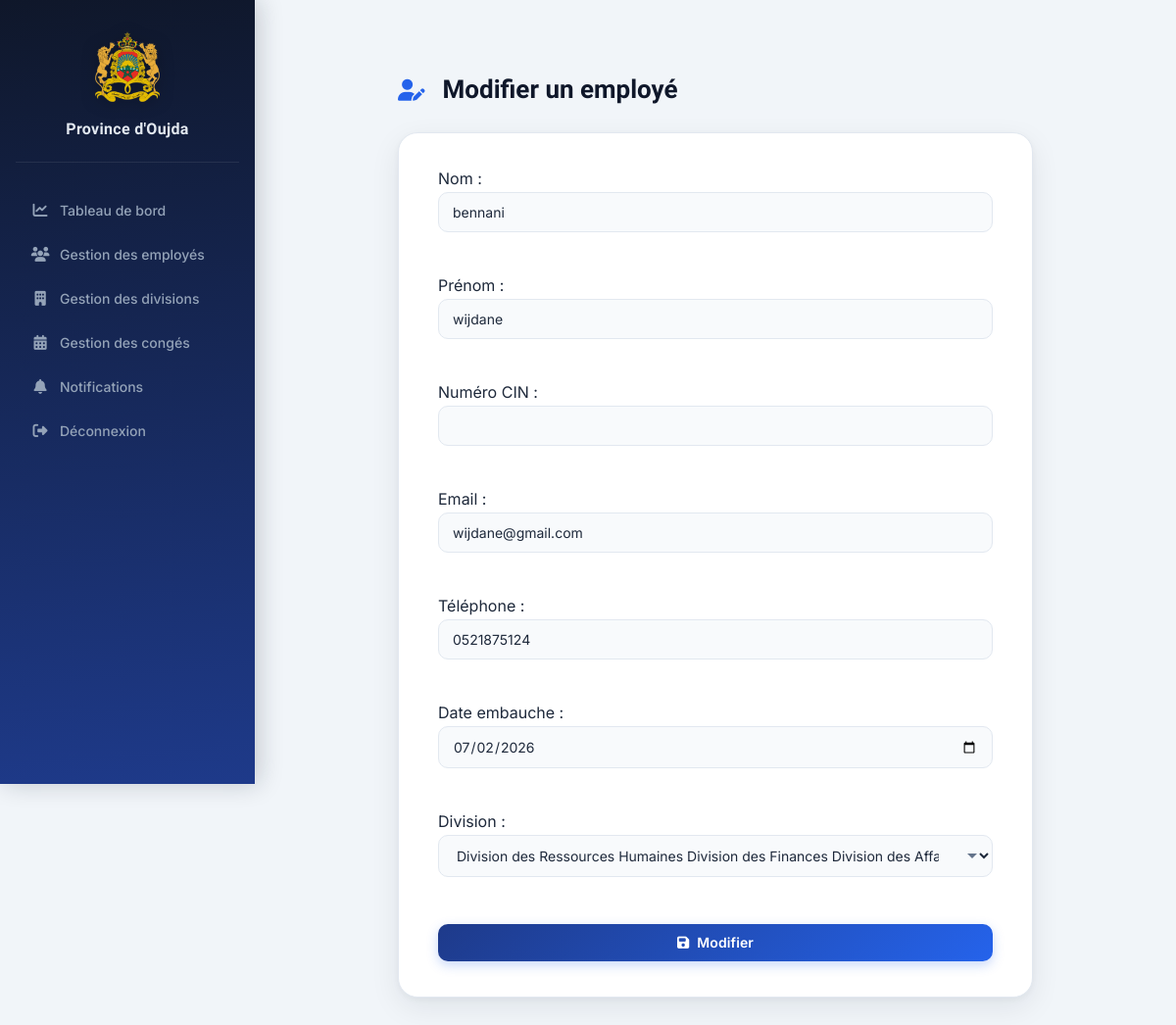
Page /admin/dashboard.php?page=modifier_employe&id=7 (signed in) on the committed database.
### tables this page shows
CREATE TABLE `employes` (
  `id` int(11) NOT NULL,
  `matricule` varchar(50) NOT NULL,
  `nom` varchar(50) NOT NULL,
  `prenom` varchar(50) NOT NULL,
  `cin` varchar(20) DEFAULT NULL,
  `email` varchar(100) NOT NULL,
  `telephone` varchar(20) DEFAULT NULL,
  `date_embauche` date NOT NULL,
  `division_id` int(11) DEFAULT NULL,
  `utilisateur_id` int(11) DEFAULT NULL,
  `solde_annuel` int(11) DEFAULT 22,
  `reste_annee_precedente` int(11) DEFAULT 0,
  `solde_total` int(11) DEFAULT 22,
  `derniere_maj_solde` year(4) DEFAULT NULL
);

CREATE TABLE `divisions` (
  `id` int(11) NOT NULL,
  `nom_division` varchar(100) NOT NULL
);

### config/auth.php (called while the page is built, shortened)
<?php
function e($value): string
{
    return htmlspecialchars((string) $value, ENT_QUOTES, 'UTF-8');
}
?>

### admin/modifier_employe.php (the view, shortened to what this page needs)
<?php
require_once "../config/auth.php";
require_once "../config/database.php";
$id = filter_input(INPUT_GET, 'id', FILTER_VALIDATE_INT);
$sql = "SELECT * FROM employes WHERE id = ?";
$stmt = $pdo->prepare($sql);
$stmt->execute([$id]);
$employe = $stmt->fetch();
$stmtDivision = $pdo->query("SELECT * FROM divisions");
$divisions = $stmtDivision->fetchAll();
?>
<div class="form-container">
<h1>
    <i class="fa-solid fa-user-pen"></i>
    Modifier un employé
</h1>
<form method="POST">
Nom :
<br>
<input type="text"
name="nom"
value="<?= e($employe['nom']); ?>">
<br><br>
Prénom :
<br>
<input type="text"
name="prenom"
value="<?= e($employe['prenom']); ?>">
<br><br>
Numéro CIN :
<br>
<input type="text"
name="cin"
maxlength="20"
pattern="[A-Za-z0-9-]{4,20}"
value="<?= e($employe['cin']); ?>"
required>
<br><br>
Email :
<br>
<input type="email"
name="email"
value="<?= e($employe['email']); ?>">
<br><br>
Téléphone :
<br>
<input type="text"
name="telephone"
value="<?= e($employe['telephone']); ?>">
<br><br>
Date embauche :
<br>
<input type="date"
name="date_embauche"
value="<?= e($employe['date_embauche']); ?>">
<br><br>
Division :
<br>
<select name="division_id">
<?php foreach($divisions as $division){ ?>
<option
value="<?= $division['id']; ?>"
<?= ($division['id'] == $employe['division_id']) ? 'selected' : ''; ?>
>
<?= e($division['nom_division']); ?>
</option>
<?php } ?>
</select>
<br><br>
<button type="submit" name="modifier">
    <i class="fa-solid fa-floppy-disk"></i>
Modifier
</button>
</form>
</div>

### assets/css/dashboard.css (style rules this page uses)
*, *::before, *::after { box-sizing: border-box; }
html { scroll-behavior: smooth; }
body { margin: 0; padding: 0; font-family: 'Inter', system-ui, sans-serif; background: #f1f5f9; color: #1e293b; -webkit-font-smoothing: antialiased; -moz-osx-font-smoothing: grayscale; }
.main-content h1 { color: #0f172a; margin: 0 0 6px; font-family: 'Sora', sans-serif; font-size: 26px; font-weight: 700; line-height: 1.2; }
h1 { color: #0f172a; font-family: 'Sora', sans-serif; }
h1 i, h2 i { color: #2563eb; margin-right: 8px; }
button, .btn { font-family: 'Inter', sans-serif; cursor: pointer; display: inline-flex; align-items: center; gap: 7px; padding: 9px 18px; border-radius: 9px; font-size: 14px; font-weight: 600; border: 1.5px solid transparent; transition: all 0.18s ease; text-decoration: none; line-height: 1; white-space: nowrap; }
.btn-primary, button[type="submit"] { background: #2563eb; color: white; border-color: #2563eb; }
button i, .btn i { font-size: 14px; }

### assets/css/form.css (style rules this page uses)
.form-container { width: 100%; max-width: 680px; margin: 40px auto; padding: 0 16px; }
.form-container h1 { display: flex; align-items: center; gap: 10px; margin: 0 0 28px; color: #0f172a; font-family: 'Sora', sans-serif; font-size: 26px; font-weight: 700; line-height: 1.2; }
.form-container h1 i { color: #2563eb; font-size: 22px; }
.form-container form { background: #ffffff; padding: 36px 40px; border-radius: 20px; border: 1px solid #e2e8f0; box-shadow: 0 2px 6px rgba(15, 23, 42, 0.04), 0 10px 30px rgba(15, 23, 42, 0.08); display: flex; flex-direction: column; gap: 4px; }
.form-container input, .form-container select, .form-container textarea { width: 100%; padding: 11px 14px; box-sizing: border-box; border: 1.5px solid #e2e8f0; border-radius: 10px; background: #f8fafc; color: #1e293b; font-family: 'Inter', sans-serif; font-size: 14px; outline: none; transition: border-color 0.2s ease, box-shadow 0.2s ease, background 0.2s ease; }
.form-container input::placeholder, .form-container textarea::placeholder { color: #94a3b8; font-weight: 400; }
.form-container select { cursor: pointer; background-repeat: no-repeat; background-position: right 14px center; padding-right: 38px; }
.form-container button[type="submit"], .form-container .btn-submit { display: inline-flex; align-items: center; justify-content: center; gap: 8px; padding: 12px 28px; border: none; border-radius: 10px; background: linear-gradient(135deg, #1e3a8a 0%, #2563eb 100%); color: white; font-family: 'Inter', sans-serif; font-size: 14px; font-weight: 600; cursor: pointer; box-shadow: 0 4px 12px rgba(37, 99, 235, 0.25); transition: all 0.22s ease; letter-spacing: 0.1px; }
.form-container button i { font-size: 14px; }

### rows in the picture
employes: nom "bennani", prenom "wijdane", email "wijdane@gmail.com", telephone "0521875124", date_embauche "07/02/2026", division_id "Division des Ressources Humaines Division des Finances Division des Affaires Générales Division d"
